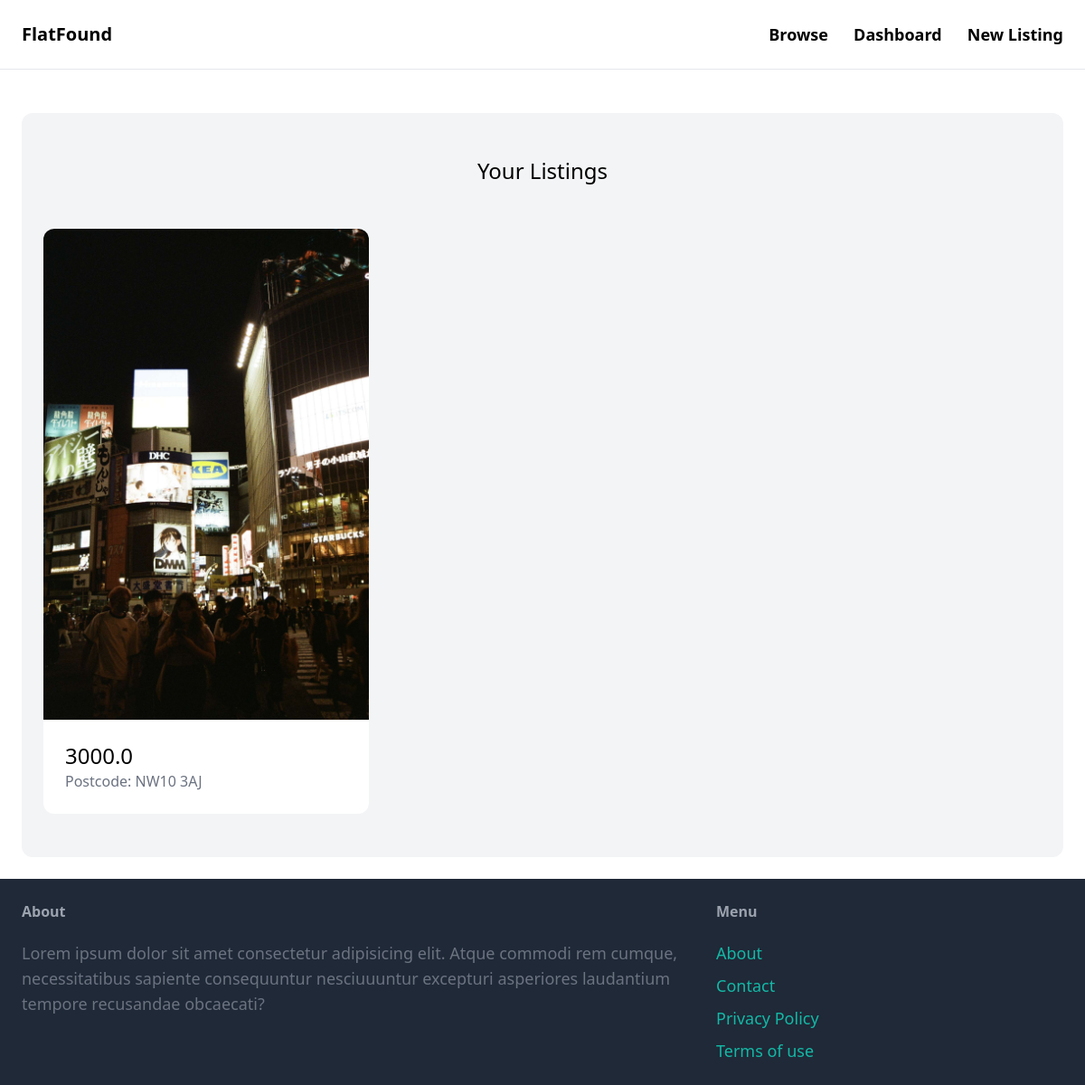
Page /dashboard (signed in) on the earlier database version.
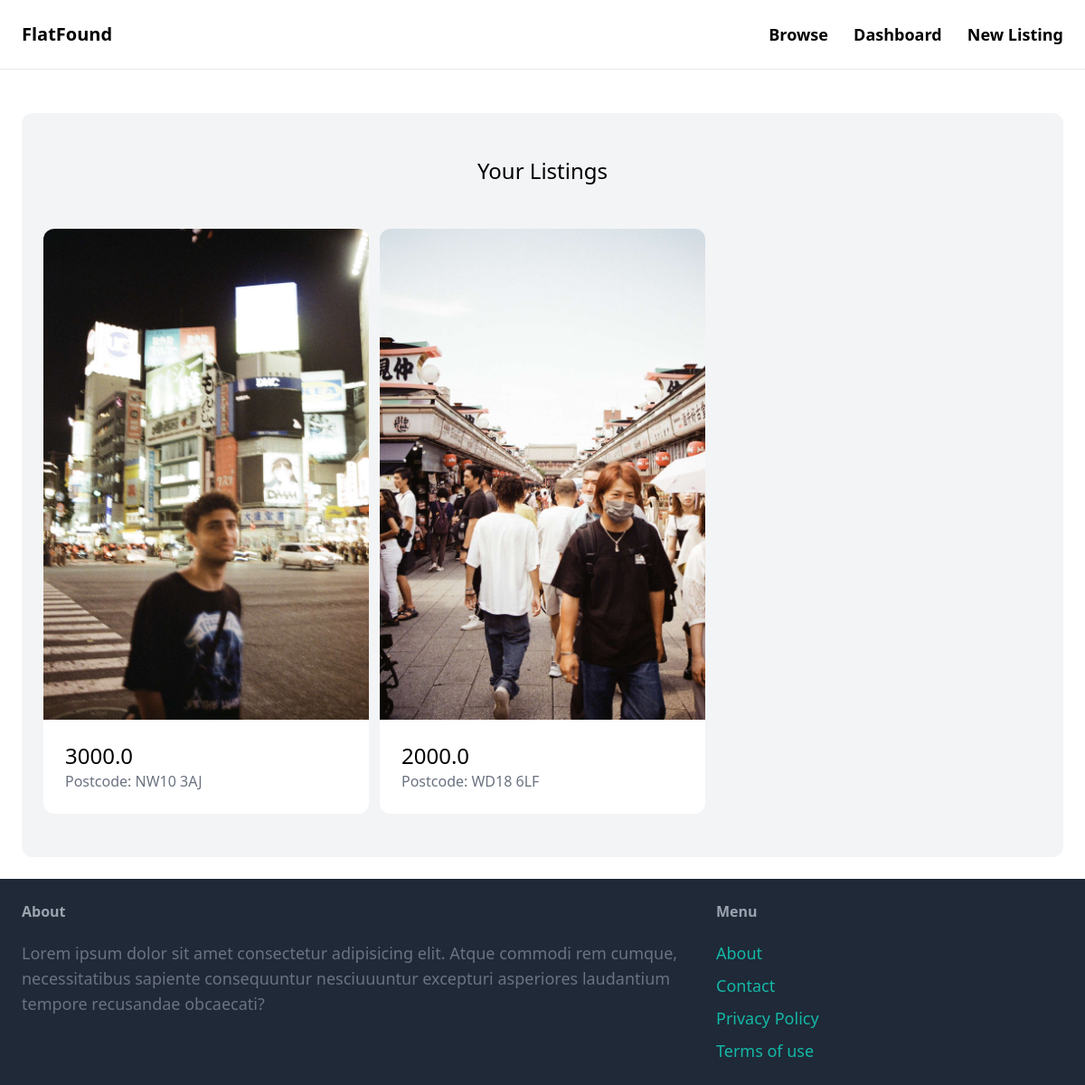
Same page on the later database version.
### property/models.py (models this page shows, shortened)
class Property(models.Model):
    category = models.ForeignKey(
        Category, related_name='properties', on_delete=models.CASCADE)
    price_pcm = models.IntegerField()
    ppw = models.FloatField()
    address = models.TextField(blank=True, null=True)
    postcode = models.TextField(blank=True, null=True)
    description = models.TextField(blank=True, null=True)
    image = models.ImageField(upload_to='prop_images', blank=True, null=True)
    created_by = models.ForeignKey(User, related_name='properties', on_delete=models.CASCADE) # If the user is deleted then so are their properties.
    created_at = models.DateField(auto_now_add=True)

### dashboard/views.py (the view)
# urls.py: path('', views.index, name='index'),
@login_required
def index(request):
    properties = Property.objects.filter(created_by=request.user)
    return render(request, 'dashboard/index.html', {
        'properties': properties
    })

### dashboard/templates/dashboard/index.html (shortened to what this page needs)
{% extends 'core/base.html' %}
{% block content %}
<div class="mt-6 px-6 py-12 bg-gray-100 rounded-xl">
    <h2 class="mb-12 text-2xl text-center">Your Listings</h2>
    <div class="grid grid-cols-3 gap-3">
        {% for property in properties %}
        <div>
            <a href="{% url 'property:detail' property.id %}">
                <div class="">
                    <img src="{{ property.image.url }}" alt="" class="rounded-t-xl">
                </div>
                <div class="p-6 bg-white rounded-b-xl">
                    <h2 class="text-2xl">{{property.price_pcm}}</h2>
                    <p class="text-gray-500">Postcode: {{property.postcode}}</p>
                </div>
            </a>
        </div>
        {% endfor %}
    </div>
</div>
{% endblock %}

Differences in the rows shown:
changed Property "NW10 3AJ": image: a different picture
added Property: image (picture), price_pcm "2000.0", postcode "WD18 6LF"
